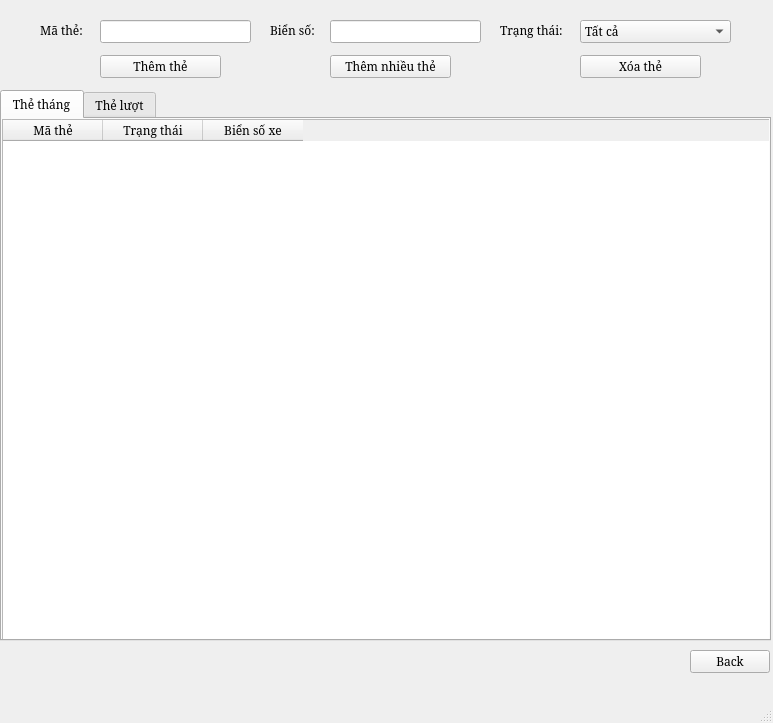
<?xml version="1.0" encoding="UTF-8"?>
<ui version="4.0">
 <class>MainWindow</class>
 <widget class="QMainWindow" name="MainWindow">
  <property name="geometry">
   <rect>
    <x>0</x>
    <y>0</y>
    <width>773</width>
    <height>723</height>
   </rect>
  </property>
  <property name="windowTitle">
   <string>MainWindow</string>
  </property>
  <widget class="QWidget" name="centralwidget">
   <widget class="QTabWidget" name="tabWidget">
    <property name="geometry">
     <rect>
      <x>0</x>
      <y>90</y>
      <width>771</width>
      <height>551</height>
     </rect>
    </property>
    <property name="font">
     <font>
      <family>Serif</family>
     </font>
    </property>
    <property name="currentIndex">
     <number>0</number>
    </property>
    <widget class="QWidget" name="tab">
     <attribute name="title">
      <string>Thẻ tháng</string>
     </attribute>
     <widget class="QTableWidget" name="table">
      <property name="geometry">
       <rect>
        <x>0</x>
        <y>0</y>
        <width>771</width>
        <height>521</height>
       </rect>
      </property>
      <property name="font">
       <font>
        <family>Serif</family>
        <weight>50</weight>
        <bold>false</bold>
       </font>
      </property>
      <column>
       <property name="text">
        <string>Mã thẻ</string>
       </property>
      </column>
      <column>
       <property name="text">
        <string>Trạng thái</string>
       </property>
      </column>
      <column>
       <property name="text">
        <string>Biển số xe</string>
       </property>
      </column>
     </widget>
    </widget>
    <widget class="QWidget" name="tab_2">
     <attribute name="title">
      <string>Thẻ lượt</string>
     </attribute>
     <widget class="QTableWidget" name="table2">
      <property name="geometry">
       <rect>
        <x>0</x>
        <y>0</y>
        <width>771</width>
        <height>521</height>
       </rect>
      </property>
      <property name="font">
       <font>
        <family>Serif</family>
       </font>
      </property>
      <column>
       <property name="text">
        <string>Mã thẻ</string>
       </property>
      </column>
      <column>
       <property name="text">
        <string>Trạng thái</string>
       </property>
      </column>
      <column>
       <property name="text">
        <string>Biển số xe</string>
       </property>
      </column>
     </widget>
    </widget>
   </widget>
   <widget class="QPushButton" name="btnDelete">
    <property name="geometry">
     <rect>
      <x>580</x>
      <y>55</y>
      <width>121</width>
      <height>23</height>
     </rect>
    </property>
    <property name="font">
     <font>
      <family>Serif</family>
     </font>
    </property>
    <property name="text">
     <string>Xóa thẻ</string>
    </property>
   </widget>
   <widget class="QPushButton" name="btnImport">
    <property name="geometry">
     <rect>
      <x>330</x>
      <y>55</y>
      <width>121</width>
      <height>23</height>
     </rect>
    </property>
    <property name="font">
     <font>
      <family>Serif</family>
     </font>
    </property>
    <property name="text">
     <string>Thêm nhiều thẻ</string>
    </property>
   </widget>
   <widget class="QPushButton" name="btnAdd">
    <property name="geometry">
     <rect>
      <x>100</x>
      <y>55</y>
      <width>121</width>
      <height>23</height>
     </rect>
    </property>
    <property name="font">
     <font>
      <family>Serif</family>
     </font>
    </property>
    <property name="text">
     <string>Thêm thẻ</string>
    </property>
   </widget>
   <widget class="QLabel" name="label_3">
    <property name="geometry">
     <rect>
      <x>500</x>
      <y>20</y>
      <width>71</width>
      <height>21</height>
     </rect>
    </property>
    <property name="font">
     <font>
      <family>Serif</family>
     </font>
    </property>
    <property name="text">
     <string>Trạng thái:</string>
    </property>
   </widget>
   <widget class="QLineEdit" name="lnCard">
    <property name="geometry">
     <rect>
      <x>100</x>
      <y>20</y>
      <width>151</width>
      <height>23</height>
     </rect>
    </property>
    <property name="font">
     <font>
      <family>Serif</family>
     </font>
    </property>
   </widget>
   <widget class="QLabel" name="label">
    <property name="geometry">
     <rect>
      <x>40</x>
      <y>20</y>
      <width>51</width>
      <height>21</height>
     </rect>
    </property>
    <property name="font">
     <font>
      <family>Serif</family>
     </font>
    </property>
    <property name="text">
     <string>Mã thẻ:</string>
    </property>
   </widget>
   <widget class="QLabel" name="label_2">
    <property name="geometry">
     <rect>
      <x>270</x>
      <y>20</y>
      <width>51</width>
      <height>21</height>
     </rect>
    </property>
    <property name="font">
     <font>
      <family>Serif</family>
     </font>
    </property>
    <property name="text">
     <string>Biển số:</string>
    </property>
   </widget>
   <widget class="QLineEdit" name="lnPlate">
    <property name="geometry">
     <rect>
      <x>330</x>
      <y>20</y>
      <width>151</width>
      <height>23</height>
     </rect>
    </property>
    <property name="font">
     <font>
      <family>Serif</family>
     </font>
    </property>
   </widget>
   <widget class="QComboBox" name="cbbStatus">
    <property name="geometry">
     <rect>
      <x>580</x>
      <y>20</y>
      <width>151</width>
      <height>23</height>
     </rect>
    </property>
    <property name="font">
     <font>
      <family>Serif</family>
     </font>
    </property>
    <item>
     <property name="text">
      <string>Tất cả</string>
     </property>
    </item>
    <item>
     <property name="text">
      <string>Chưa sử dụng</string>
     </property>
    </item>
    <item>
     <property name="text">
      <string>Đã sử dụng</string>
     </property>
    </item>
   </widget>
   <widget class="QPushButton" name="btnBack">
    <property name="geometry">
     <rect>
      <x>690</x>
      <y>650</y>
      <width>80</width>
      <height>23</height>
     </rect>
    </property>
    <property name="font">
     <font>
      <family>Serif</family>
     </font>
    </property>
    <property name="text">
     <string>Back</string>
    </property>
   </widget>
  </widget>
  <widget class="QMenuBar" name="menubar">
   <property name="geometry">
    <rect>
     <x>0</x>
     <y>0</y>
     <width>773</width>
     <height>20</height>
    </rect>
   </property>
  </widget>
  <widget class="QStatusBar" name="statusbar"/>
 </widget>
 <resources/>
 <connections/>
</ui>
